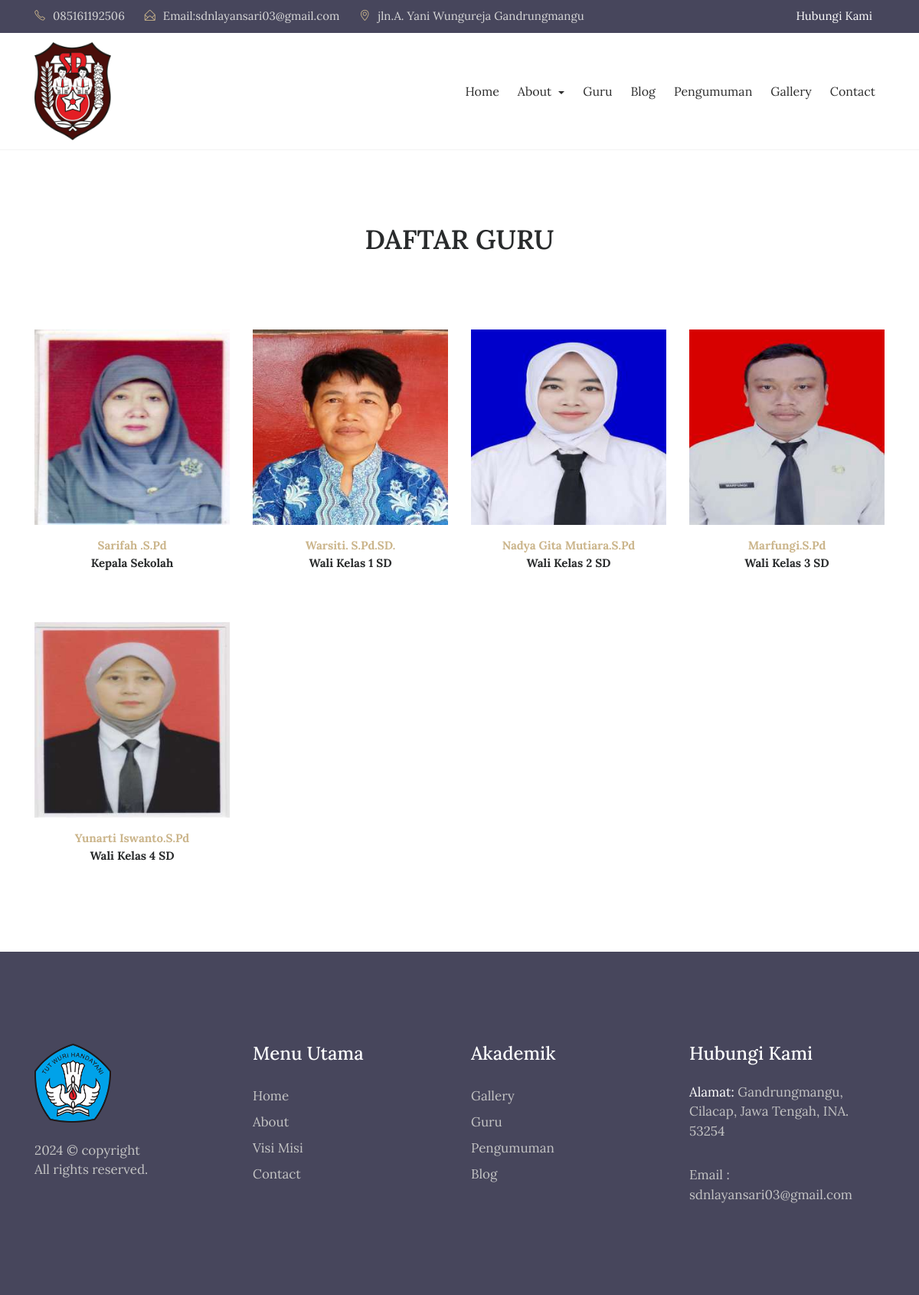
/index.php/guru, run on the app's committed database.
### tables this page shows
CREATE TABLE `tbl_guru` (
  `guru_id` int(11) NOT NULL,
  `guru_nip` varchar(30) DEFAULT NULL,
  `guru_nama` varchar(70) DEFAULT NULL,
  `guru_jenkel` varchar(2) DEFAULT NULL,
  `guru_tmp_lahir` varchar(80) DEFAULT NULL,
  `guru_tgl_lahir` varchar(80) DEFAULT NULL,
  `guru_bidang` varchar(120) DEFAULT NULL,
  `guru_photo` varchar(40) DEFAULT NULL,
  `guru_tgl_input` timestamp NULL DEFAULT current_timestamp()
);

### application/controllers/Guru.php (called while the page is built, shortened)
<?php
class Guru extends CI_Controller{
	function __construct(){
		$this->load->model('m_guru');
		$this->load->model('m_pengunjung');
	}
	function index(){
		$jum=$this->m_guru->guru();
        $page=$this->uri->segment(3);
        if(!$page):
            $offset = 0;
        else:
            $offset = $page;
        endif;
        $limit=8;
        $config['base_url'] = base_url() . 'guru/index/';
            $config['total_rows'] = $jum->num_rows();
            $config['per_page'] = $limit;
            $config['uri_segment'] = 3;
	          $config['full_tag_open']    = '<div class="pagging text-center"><nav><ul class="pagination justify-content-center">';
	          $config['full_tag_close']   = '</ul></nav></div>';
	          $config['num_tag_open']     = '<li class="page-item"><span class="page-link">';
	          $config['num_tag_close']    = '</span></li>';
	          $config['cur_tag_open']     = '<li class="page-item"><span class="page-link">';
	          $config['cur_tag_close']    = '<span class="sr-only">(current)</span></span></li>';
	          $config['next_tag_open']    = '<li class="page-item"><span class="page-link">';
	          $config['next_tagl_close']  = '<span aria-hidden="true">&raquo;</span></span></li>';
	          $config['prev_tag_open']    = '<li class="page-item"><span class="page-link">';
	          $config['prev_tagl_close']  = '</span>Next</li>';
	          $config['first_tag_open']   = '<li class="page-item"><span class="page-link">';
	          $config['first_tagl_close'] = '</span></li>';
	          $config['last_tag_open']    = '<li class="page-item"><span class="page-link">';
	          $config['last_tagl_close']  = '</span></li>';
            $config['first_link'] = 'Awal';
            $config['last_link'] = 'Akhir';
            $config['next_link'] = 'Next >>';
            $config['prev_link'] = '<< Prev';
            $this->pagination->initialize($config);
            $x['page'] =$this->pagination->create_links();
						$x['data']=$this->m_guru->guru_perpage($offset,$limit);
						$this->load->view('depan/v_guru',$x);
	}
}

### index.php (called while the page is built, shortened)
<?php
require_once BASEPATH.'core/CodeIgniter.php';

### application/models/M_guru.php (called while the page is built, shortened)
<?php
class M_guru extends CI_Model{
	function guru_perpage($offset,$limit){
		$hsl=$this->db->query("SELECT * FROM tbl_guru limit $offset,$limit");
		return $hsl;
	}
}

### application/views/depan/v_guru.php (the view, shortened to what this page needs)
<!DOCTYPE html>
<html lang="en">
<head>
    <link rel="stylesheet" href="<?php echo base_url().'theme/css/bootstrap.min.css'?>">
    <link rel="stylesheet" href="<?php echo base_url().'theme/css/font-awesome.min.css'?>">
    <link rel="stylesheet" href="<?php echo base_url().'theme/css/simple-line-icons.css'?>">
    <link rel="stylesheet" href="<?php echo base_url().'theme/css/slick.css'?>">
    <link rel="stylesheet" href="<?php echo base_url().'theme/css/slick-theme.css'?>">
    <link rel="stylesheet" href="<?php echo base_url().'theme/css/owl.carousel.min.css'?>">
    <link href="<?php echo base_url().'theme/css/style.css'?>" rel="stylesheet">
</head>
<body>
  <div class="header-topbar" style="background-color:#47465c;">
        <div class="container">
            <div class="row">
                <div class="col-xs-6 col-sm-8 col-md-9">
                    <div class="header-top_address">
                        <div class="header-top_list">
                            <span class="icon-phone"></span>085161192506
                        </div>
                        <div class="header-top_list">
                            <span class="icon-envelope-open"></span>Email:sdnlayansari03@gmail.com
                        </div>
                        <div class="header-top_list">
                            <span class="icon-location-pin"></span>jln.A. Yani Wungureja Gandrungmangu
                        </div>
                    </div>
                </div>
                <div class="col-xs-6 col-sm-4 col-md-3">
                    <div class="header-top_login mr-sm-3">
                        <a href="<?php echo site_url('contact');?>">Hubungi Kami</a>
                    </div>
                </div>
            </div>
        </div>
    </div>
  <div data-toggle="affix" style="border-bottom:solid 1px #f2f2f2;">
      <div class="container nav-menu2">
          <div class="row">
              <div class="col-md-12">
                  <nav class="navbar navbar2 navbar-toggleable-md navbar-light bg-faded">
                      <a href="<?php echo site_url('');?>" class="navbar-brand nav-brand2"><img class="img img-responsive" width="100px;" src="<?php echo base_url().'theme/images/logo-sd2.png'?>"></a>
                      <div class="collapse navbar-collapse justify-content-end" id="navbarNavDropdown">
                          <ul class="navbar-nav">
                              <li class="nav-item">
                                  <a class="nav-link" href="<?php echo site_url('');?>">Home</a>
                              </li>
                              <li class="nav-item dropdown">
                                    <a class="nav-link dropdown-toggle" href="#" id="navbarDropdown" role="button" data-toggle="dropdown" aria-haspopup="true" aria-expanded="false">
                                        About
                                    </a>
                                </li>
                              <li class="nav-item">
                                  <a class="nav-link" href="<?php echo site_url('guru');?>">Guru</a>
                              </li>
                              <li class="nav-item">
                                    <a class="nav-link" href="<?php echo site_url('blog');?>">Blog</a>
                                </li>
                              <li class="nav-item">
                                  <a class="nav-link" href="<?php echo site_url('pengumuman');?>">Pengumuman</a>
                              </li>
                              <li class="nav-item">
                                  <a class="nav-link" href="<?php echo site_url('galeri');?>">Gallery</a>
                              </li>
                              <li class="nav-item">
                                <a class="nav-link" href="<?php echo site_url('contact');?>">Contact</a>
                              </li>
                        </ul>
                  </div>
                </nav>
              </div>
            </div>
          </div>
        </div>
    <section class="our-teachers">
        <div class="container">
            <div class="row">
                <div class="col-md-12">
                    <h2 class="mb-5">DAFTAR GURU</h2>
                </div>
            </div>
            <div class="row">
                <?php foreach ($data->result() as $row) : ?>
                    <div class="col-xs-12 col-sm-6 col-md-3">
                        <div class="admission_insruction">
                          <?php if(empty($row->guru_photo)):?>
                            <img src="<?php echo base_url().'assets/images/blank.png';?>" class="img-fluid" alt="#">
                          <?php else:?>
                            <img src="<?php echo base_url().'assets/images/'.$row->guru_photo;?>" class="img-fluid" alt="#">
                          <?php endif;?>
                            <p class="text-center mt-3"><span><?php echo $row->guru_nama;?></span>
                                <br>
                                <?php echo $row->guru_bidang;?></p>
                        </div>
                    </div>
                <?php endforeach;?>
              </div>
        </div>
    </section>
    <footer style="background-color:#47465c;">
    <div class="container">
        <div class="row">
            <div class="col-md-3">
                <div class="foot-logo">
                    <a href="<?php echo site_url();?>">
                        <img src="<?php echo base_url().'theme/images/tutwuri.png'?>" class="img-fluid" alt="footer_logo"width="100px;">
                    </a>
                    <p><?php echo date('Y');?> © copyright<a href="#" target="_blank"></a><br>All rights reserved.</p>
                    </div>
                </div>
                <div class="col-md-3">
                    <div class="sitemap">
                        <h3>Menu Utama</h3>
                        <ul>
                            <li><a href="<?php echo site_url();?>">Home</a></li>
                            <li><a href="<?php echo site_url('about');?>">About</a></li>
                            <li><a href="<?php echo site_url('visi');?>">Visi Misi</a></li>
                            <li><a href="<?php echo site_url('contact');?>">Contact</a></li>
                        </ul>
                    </div>
                </div>
                <div class="col-md-3">
                  <div class="sitemap">
                      <h3>Akademik</h3>
                      <ul>
                            <li><a href="<?php echo site_url('galeri');?>">Gallery</a></li>
                            <li><a href="<?php echo site_url('guru');?>">Guru</a></li>
                            <li><a href="<?php echo site_url('pengumuman');?>">Pengumuman</a></li>
                            <li><a href="<?php echo site_url('blog');?>">Blog</a></li>
                      </ul>
                  </div>
                </div>
                <div class="col-md-3">
                    <div class="address">
                        <h3>Hubungi Kami</h3>
                        <p><span>Alamat: </span> Gandrungmangu, Cilacap, Jawa Tengah, INA. 53254</p>
                        <p>Email : sdnlayansari03@gmail.com</p>
                        </div>
                    </div>
                </div>
            </div>
        </footer>
</body>
</html>

### data on the page
tbl_guru: guru_photo (picture), guru_nama "Sarifah .S.Pd", guru_bidang "Kepala Sekolah"
tbl_guru: guru_photo (picture), guru_nama "Warsiti. S.Pd.SD.", guru_bidang "Wali Kelas 1 SD"
tbl_guru: guru_photo (picture), guru_nama "Nadya Gita Mutiara.S.Pd", guru_bidang "Wali Kelas 2 SD"
tbl_guru: guru_photo (picture), guru_nama "Marfungi.S.Pd", guru_bidang "Wali Kelas 3 SD"
tbl_guru: guru_photo (picture), guru_nama "Yunarti Iswanto.S.Pd", guru_bidang "Wali Kelas 4 SD"
